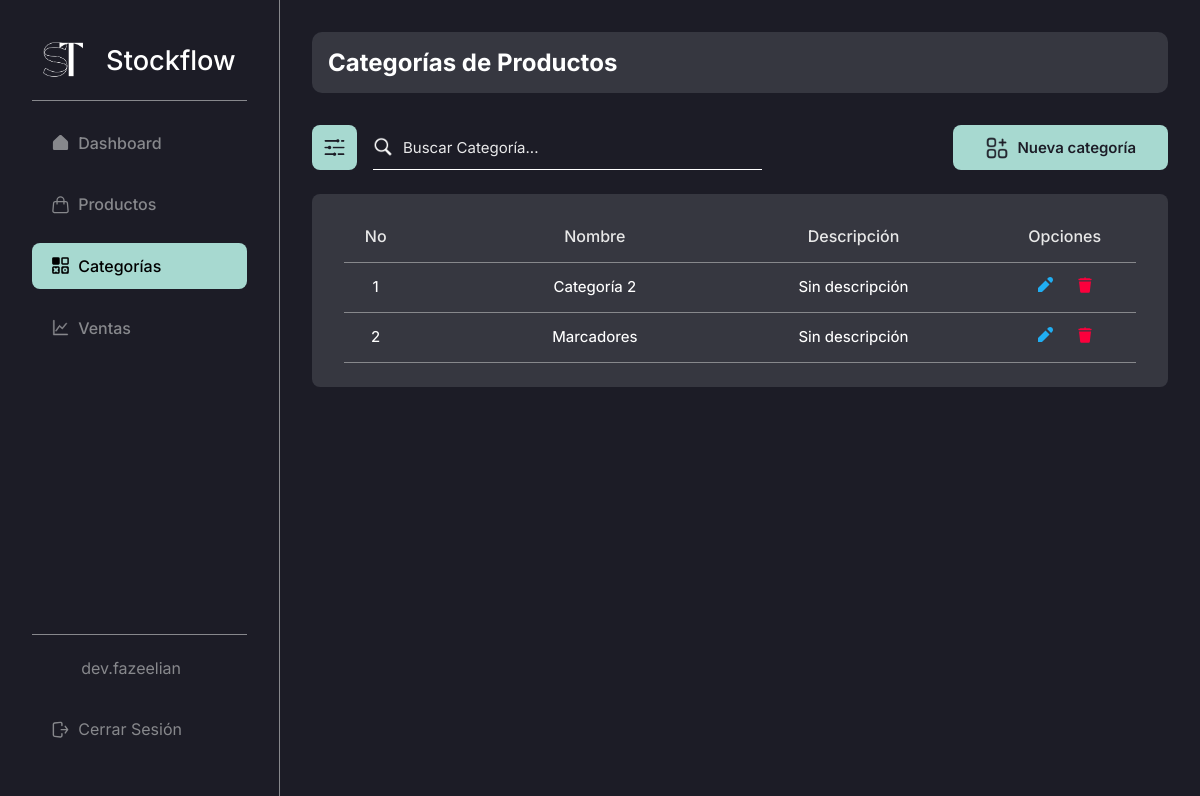
Screenshot of /admin/products/categories/ (signed in) with the database file from the repository.
### stockflow/models.py (models this page shows, shortened)
class User(db.Model):
    id = db.Column(db.Integer, primary_key = True) # Primary key
    email = db.Column(db.String(255), unique = True, nullable = False)
    username = db.Column(db.String(20), unique = True, nullable = False)
    names = db.Column(db.String(50), nullable = True, default="")
    last_names = db.Column(db.String(50), nullable = True, default="")
    password = db.Column(db.Text, nullable = False)
    profile_photo = db.Column(db.String(255), nullable=True, default="")

class Category(db.Model):
    id = db.Column(db.Integer, primary_key = True) # Primary key
    created_by = db.Column(db.Integer, db.ForeignKey("user.id"), nullable = False) # Foreign key
    name = db.Column(db.String(50), unique = True, nullable = False)
    description = db.Column(db.String(255), default='Sin descripción')

### stockflow/admin.py (the view)
@bp.route("/products/categories/", methods = ("GET", "POST"))
@login_required
def categories():
    query = ""
    categories = []
    if request.method == "POST":
        query = request.form.get("searchCategorie", "")
        categories = Category.query.filter(
            (
                Category.name.ilike(f"%{query}%") |  # Searching by name
                Category.description.ilike(f"%{query}%")  # Searching by description
            )
        ).all()
    else:
        categories = Category.query.filter(Category.created_by == g.user.id).all()
    return render_template("modules/products/categories/index.html", categories = categories, query=query)

### stockflow/auth.py (called while the page is built)
def login_required(view):
    @functools.wraps(view)
    def wrapped_view(**kwargs):
        if g.user is None:
            message = "Debes iniciar sesión"
            flash(message)
            return redirect(url_for("auth.login"))
        return view(**kwargs)
    return wrapped_view

@bp.before_app_request # Execute the next function in every request, every page
def load_logged_in_user():
    user_id = session.get("user_id")
    if user_id is None:
        g.user = None
    else:
        g.user = User.query.get_or_404(user_id)

### stockflow/templates/modules/products/categories/index.html (shortened to what this page needs)
{% extends 'base-admin.html' %}
{% block content %}
    <head>
        <link rel="stylesheet" href="{{ url_for('static', filename='css/modules/categories.css') }}">
    </head>
    <div class="content-group inter bg-black-light">
        <h2 class="color-white inter">Categorías de Productos</h2>
    </div>
    <div class="top-page">
        <div class="cont-search">
            <button class="btn-search-filter bg-turquese-light-blue">
                <img src="{{ url_for('static', filename='img/icons/filter.png') }}" alt="">
            </button>
            <form action="{{ url_for('admin.categories') }}" method="post" class="search-bar">
                <img src="{{ url_for('static', filename='img/icons/search.png') }}" alt="">
                <input type="text" class="color-white inter" name="searchCategorie" value="{{ query }}" id="search" placeholder="Buscar Categoría...">
            </form>
        </div>
        <div class="cont-create">
            <a href="{{ url_for('admin.new_category') }}" class="btn-create bg-turquese-light-blue color-black inter">
                <img src="{{ url_for('static', filename='img/icons/add-categorie.png') }}" alt="">
                <h2>Nueva categoría</h2>
            </a>
        </div>
    </div>
    <table class="table inter bg-black-light">
        <thead>
            <tr class="thead color-white-gray">
                <th class="th th-no-cat">No</th>
                <th class="th th-name-cat">Nombre</th>
                <th class="th th-description-cat">Descripción</th>
                <th class="th th-options-cat">Opciones</th>
            </tr>
        </thead>
        <tbody>
                {% if categories %}
                    {% for category in categories | reverse %}
                        {% if g.user.id == category.created_by %}
                            <tr class="tbody">
                                <td class="td td-no-cat">{{ loop.index }}</td>
                                <td class="td td-name-cat">
                                    <a href="#" class="color-white">{{ category.name }}</a>
                                </td>
                                <td class="td td-description-cat">
                                    {% if category.description == "" %}
                                        Sin descripción
                                    {% else %}
                                        {{ category.description }}
                                    {% endif %}
                                </td>
                                <td class="td td-options-cat">
                                    <a href="{{ url_for('admin.update_category', id = category.id) }}">
                                        <svg
                                            xmlns="http://www.w3.org/2000/svg"
                                            viewBox="0 0 16 16"
                                            fill="#20AEF3"
                                        >
                                            <path
                                                d="M12.527 7.473L8.527 3.473 1 11 1 15 5 15zM11.172.828l-1.065 1.065 4 4 1.065-1.065c1.105-1.105 1.105-2.895 0-4l0 0C14.067-.276 12.276-.276 11.172.828z"
                                            />
                                        </svg>
                                    </a>
                                    <a href="{{ url_for('admin.delete_category', id = category.id) }}">
                                    </a>
                                </td>
                            </tr>
                        {% else %}
                            <td class="td" style="width: 100%;">No hay categorías creadas por ti.</td>
                        {% endif %}
                    {% endfor %}
                {% endif %}
        </tbody>
    </table>
{% endblock %}

### stockflow/templates/base-admin.html (shortened to what this page needs)
<!DOCTYPE html>
<html lang="es">
<head>
    <link rel="stylesheet" href="{{ url_for('static', filename='css/global.css') }}">
    <link rel="stylesheet" href="{{ url_for('static', filename='css/base.css') }}">
    <link rel="stylesheet" href="{{ url_for('static', filename='css/tables.css') }}">
    <link rel="stylesheet" href="{{ url_for('static', filename='css/search.css') }}">
    <link rel="stylesheet" href="{{ url_for('static', filename='css/form.css') }}">
</head>
<body>
    <aside class="side-bar inter bg-black br-gray-1">
        <section class="side-bar-main">
            <h1 class="inter">
                <a href="{{ url_for('admin.dashboard') }}" class="color-white">
                    <img src="{{ url_for('static', filename='img/logo.png') }}" alt="">
                    Stockflow
                </a>
            </h1>
            <br>
            <div class="side-bar-divider" />
            <nav class="side-nav-bar">
                <a
                    href="{{ url_for('admin.dashboard') }}"
                    class="item-side-nav-bar inter {% if request.endpoint == 'admin.dashboard' %}item-side-nav-bar--active{% endif %}"
                >
                    Dashboard
                </a>
                <a
                    href="{{ url_for('admin.products') }}"
                    class="item-side-nav-bar inter {% if request.endpoint == 'admin.products' %}item-side-nav-bar--active{% endif %}"
                >
                    Productos
                </a>
                <a
                    href="{{ url_for('admin.categories') }}"
                    class="item-side-nav-bar inter {% if request.endpoint == 'admin.categories' %}item-side-nav-bar--active{% endif %}"
                >
                    Categorías
                </a>
                <a
                    href="{{ url_for('admin.sales') }}"
                    class="item-side-nav-bar inter {% if request.endpoint == 'admin.sales' %}item-side-nav-bar--active{% endif %}"
                >
                    Ventas
                </a>
            </nav>
        </section>
        <footer class="side-bar-footer" style="flex-direction: column;">
            <a
                href="{{ url_for('admin.profile') }}"
                class="item-side-nav-bar inter {% if request.endpoint == 'admin.profile' %}item-side-nav-bar--active{% endif %}"
            >
                {{ g.user.username }}
            </a>
            <a href="{{ url_for('auth.logout') }}" class="item-side-nav-bar inter">
                Cerrar Sesión
            </a>
        </footer>
    </aside>
    <main class="page-content bg-black">
        {% block content %}{% endblock %}
    </main>
</body>
</html>

### stockflow/static/css/global.css (style rules this page uses)
* { box-sizing: border-box; padding: 0; margin: 0; }
body { display: flex; width: 100%; height: 100%; }
a { text-decoration: none; }
.page-content { display: flex; width: 100%; height: 100%; min-height: 100vh; margin-left: 280px; flex-direction: column; color: white; padding: 2rem; }
.content-group { display: flex; width: 100%; padding: 1rem; border-radius: 10px; }
.bg-black { background-color: #1C1C26; }
.bg-black-light { background-color: #363740; }
.bg-turquese-light-blue { background-color: #A7D9D0; }
.color-black { color: #1C1C26; }
.color-white { color: #FFF; }
.color-white-gray { color: #E8E8E8; }
.inter { font-family: "Inter", sans-serif; font-optical-sizing: auto; font-style: normal; }
.br-gray-1 { border-right: 1px solid #87888C; }

### stockflow/static/css/base.css (style rules this page uses)
.side-bar { display: flex; position: fixed; z-index: 1; top: 0; left: 0; width: 280px; flex-direction: column; height: 100vh; padding: 2.5rem 2rem 2rem; justify-content: space-between; }
.side-bar h1 { text-align: center; font-weight: 500; }
.side-bar h1 a { display: flex; font-size: 2rem; align-items: center; justify-content: space-around; }
.side-bar h1 a img { width: 40px; height: 40px; }
.side-bar-main { display: flex; width: 100%; height: auto; flex-direction: column; }
.side-nav-bar { display: flex; width: 100%; height: auto; list-style: none; flex-direction: column; margin-top: 20px; }
.side-nav-bar a { font-weight: 500; }
.item-side-nav-bar, .item-side-nav-bar--active { display: flex; width: 100%; height: auto; padding: 1rem 1.5rem 1rem; border-radius: 8px; margin-bottom: 1rem; text-decoration: none; align-items: center; gap: 10px; }
.item-side-nav-bar { color: #87888C; }
.item-side-nav-bar--active { color: black; background-color: #A7D9D0; }
.item-side-nav-bar--active svg { color: black !important; }
.item-side-nav-bar svg, .item-side-nav-bar--active svg { width: 20px; height: 20px; }
.item-side-nav-bar svg { color: #87888C !important; }
.side-bar-divider { display: flex; width: 100%; height: 1px; background-color: #87888C; }
.side-bar-footer { display: flex; width: 100%; min-height: 1px; border-top: 1px solid #87888C; align-items: center; justify-content: center; padding-top: 10px; }
@media screen and (max-width: 1440px) { .side-bar h1 a { font-size: 1.7rem; } }
@media screen and (max-width: 1440px) { .item-side-nav-bar, .item-side-nav-bar--active { padding: 0.8rem 1.2rem 0.8rem; gap: 8px; } }
@media screen and (max-width: 1440px) { .item-side-nav-bar svg, .item-side-nav-bar--active svg { width: 19px; height: 19px; } }

### stockflow/static/css/tables.css (style rules this page uses)
.table { display: flex; width: 100%; height: auto; margin: 2rem 0 2rem; flex-direction: column; border-radius: 8px; padding: 0 1.7rem 2rem; }
.thead { display: flex; width: 100%; height: auto; justify-content: space-between; padding: 1rem 0 0; border-bottom: 1px solid #87888C; }
.th { display: flex; width: auto; height: auto; padding: 1rem; font-size: 18px; justify-content: center; align-items: center; font-weight: 500; }
.tbody { display: flex; width: 100%; height: 100%; justify-content: space-between; border-bottom: 1px solid #87888C; }
.td { display: flex; width: auto; height: 100%; font-size: 16px; justify-content: center; align-items: center; text-align: center; padding: 1rem 0 1rem; font-weight: 450; }
.td svg { width: 18px; height: 18px; }
@media screen and (max-width: 1440px) { .table { margin: 1.5rem 0 1.5rem; padding: 0 2rem 1.5rem; } }
@media screen and (max-width: 1440px) { .th { font-size: 16px; } }
@media screen and (max-width: 1440px) { .td { font-size: 15px; padding: 0.9rem 0 0.9rem; } }
@media screen and (max-width: 1440px) { .td svg { width: 16px; height: 16px; } }

### stockflow/static/css/modules/categories.css (style rules this page uses)
.th-no-cat, .td-no-cat { width: 8%; }
.th-name-cat, .td-name-cat { width: 30%; }
.th-description-cat, .td-description-cat { width: 18%; }
.th-options-cat, .td-options-cat { width: 18%; }
.td-options-cat { gap: 1.5rem; }

### rows the page displays
User: user.username "dev.fazeelian"
Category: name "Categoría 2", description "Sin descripción"
Category: name "Marcadores", description "Sin descripción"
